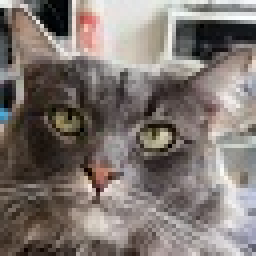
#> input picture data/3.jpg, 64 x 64 px, found by its file name (shown 4 times larger)
$ python pictureloadertest.py
#> lines starting #> are read from the running program, lines starting #| are printed output that depends on the picture
import numpy
import imageio
import io

image = imageio.imread('D:/cats/3.jpg')
#> image is the input picture: shape (64, 64, 3); mean R, G, B 126.8, 118, 113.2
print(image.shape)
#| (64, 64, 3)

red_image = image
red_image[:, :, 1] = 0
red_image[:, :, 2] = 0
imageio.imwrite('D:/cats/rgb/red_image.jpg', red_image)


green_image =imageio.imread('D:/cats/3.jpg')
green_image[:, :, 0] = 0
green_image[:, :, 2] = 0
imageio.imwrite('D:/cats/rgb/green_image.jpg', green_image)


blue_image = imageio.imread('D:/cats/3.jpg')
blue_image[:, :, 0] = 0
blue_image[:, :, 1] = 0
imageio.imwrite('D:/cats/rgb/blue_image.jpg', blue_image)
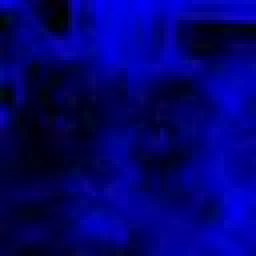
#> saved as blue_image.jpg: shape (64, 64, 3) (shown 4 times larger); mean R, G, B 1.4, 1.1, 112.7

red_image2 = imageio.imread('D:/cats/1.jpg')
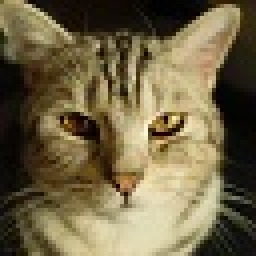
#> input picture data/1.jpg, 64 x 64 px, found by its file name (shown 4 times larger)
#> red_image2 is the input picture: shape (64, 64, 3); mean R, G, B 113.1, 101.2, 70.4
red_image2[:, :, 1] = 0
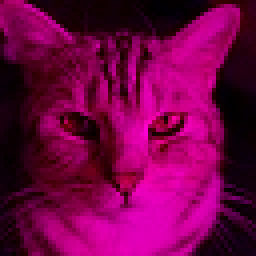
#> red_image2: shape (64, 64, 3) (shown 4 times larger); mean R, G, B 113.1, 0, 70.4
red_image2[:, :, 2] = 0
imageio.imwrite('D:/cats/rgb/red_image2.jpg', red_image2)
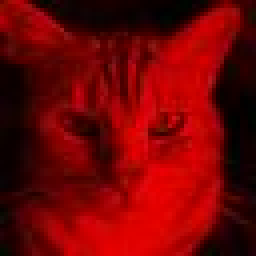
#> saved as red_image2.jpg: shape (64, 64, 3) (shown 4 times larger); mean R, G, B 112.8, 2.6, 2.8


green_image2 =imageio.imread('D:/cats/1.jpg')
green_image2[:, :, 0] = 0
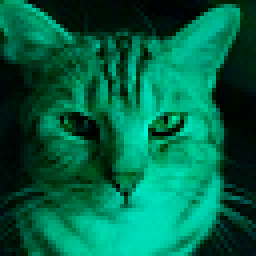
#> green_image2: shape (64, 64, 3) (shown 4 times larger); mean R, G, B 0, 101.2, 70.4
green_image2[:, :, 2] = 0
imageio.imwrite('D:/cats/rgb/green_image2.jpg', green_image2)
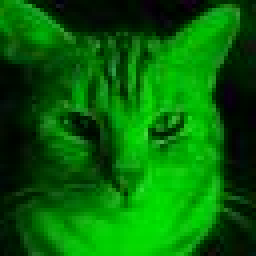
#> saved as green_image2.jpg: shape (64, 64, 3) (shown 4 times larger); mean R, G, B 5.1, 101.3, 5.2


blue_image2 = imageio.imread('D:/cats/1.jpg')
blue_image2[:, :, 0] = 0
blue_image2[:, :, 1] = 0
imageio.imwrite('D:/cats/rgb/blue_image2.jpg', blue_image2)
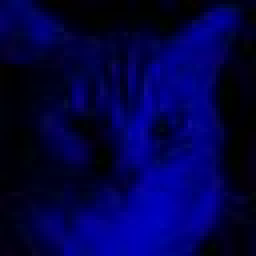
#> saved as blue_image2.jpg: shape (64, 64, 3) (shown 4 times larger); mean R, G, B 1.2, 1.1, 70.2
